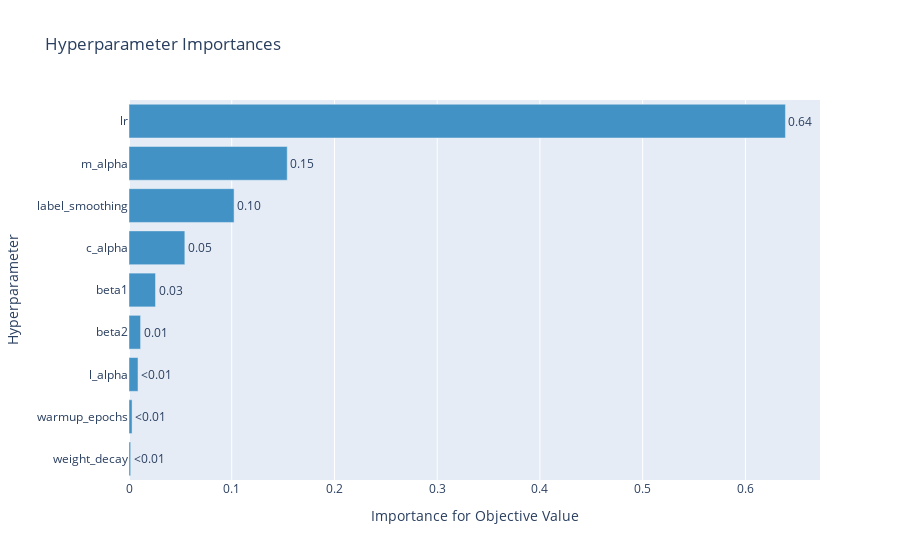

The notebook cell saved with this chart:
### Code cell
optuna.visualization.plot_param_importances(study)
#optuna.visualization.plot_optimization_history(study)
#optuna.visualization.plot_slice(study)

### Figure 1 — Plotly figure (JSON) as saved in the notebook; plotly's stock layout.template omitted (floating-point values rounded to 4 significant figures)
{"data": [{"cliponaxis": false, "hovertemplate": ["weight_decay (FloatDistribution): 0.0016050706682433102<extra></extra>", "warmup_epochs (IntDistribution): 0.0029894870941379686<extra></extra>", "l_alpha (FloatDistribution): 0.008751976265407687<extra></extra>", "beta2 (FloatDistribution): 0.011261883520046104<extra></extra>", "beta1 (FloatDistribution): 0.025807980001432813<extra></extra>", "c_alpha (FloatDistribution): 0.054341918502991735<extra></extra>", "label_smoothing (FloatDistribution): 0.10228846229442054<extra></extra>", "m_alpha (FloatDistribution): 0.1539990901644046<extra></extra>", "lr (FloatDistribution): 0.6389541314889153<extra></extra>"], "marker": {"color": "rgb(66,146,198)"}, "orientation": "h", "text": ["<0.01", "<0.01", "<0.01", "0.01", "0.03", "0.05", "0.10", "0.15", "0.64"], "textposition": "outside", "type": "bar", "x": [0.001605, 0.002989, 0.008752, 0.01126, 0.02581, 0.05434, 0.1023, 0.154, 0.639], "y": ["weight_decay", "warmup_epochs", "l_alpha", "beta2", "beta1", "c_alpha", "label_smoothing", "m_alpha", "lr"]}], "layout": {"showlegend": false, "title": {"text": "Hyperparameter Importances"}, "xaxis": {"title": {"text": "Importance for Objective Value"}}, "yaxis": {"title": {"text": "Hyperparameter"}}}}
